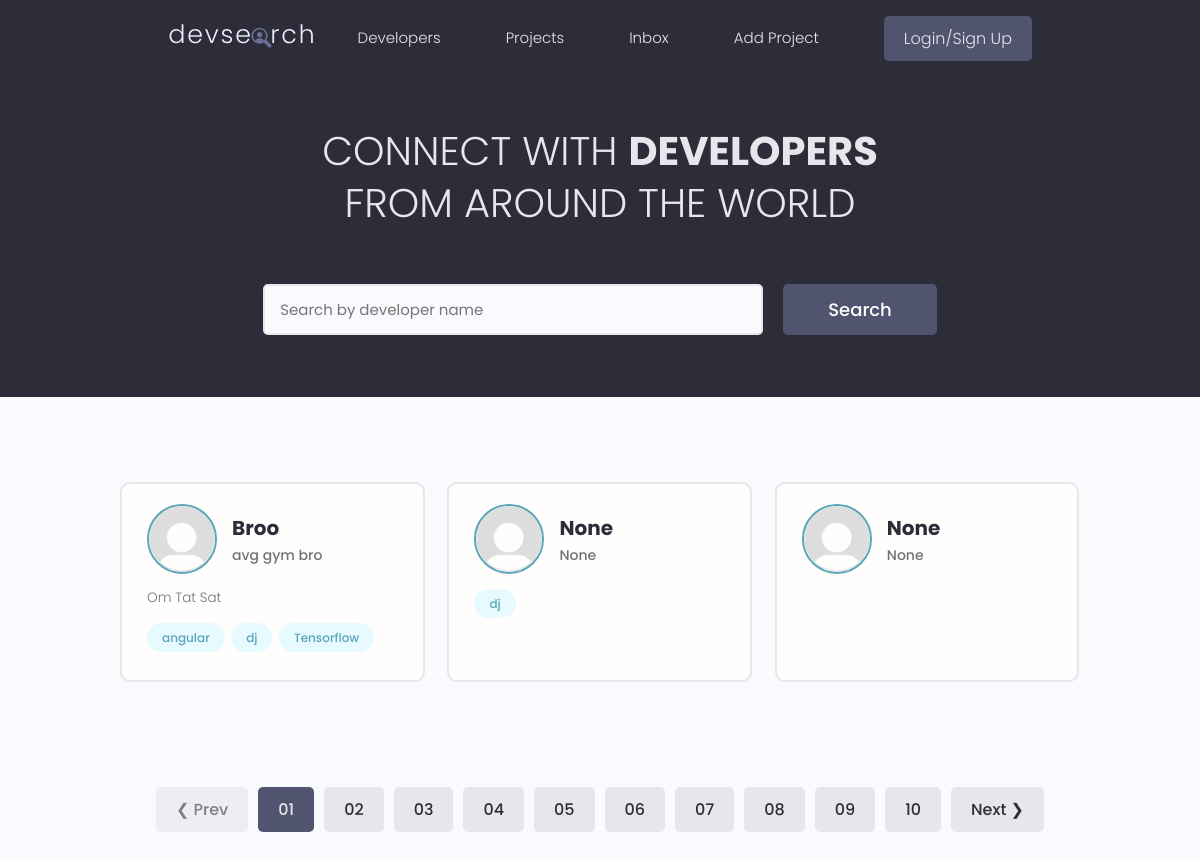
The app's page /, older data.
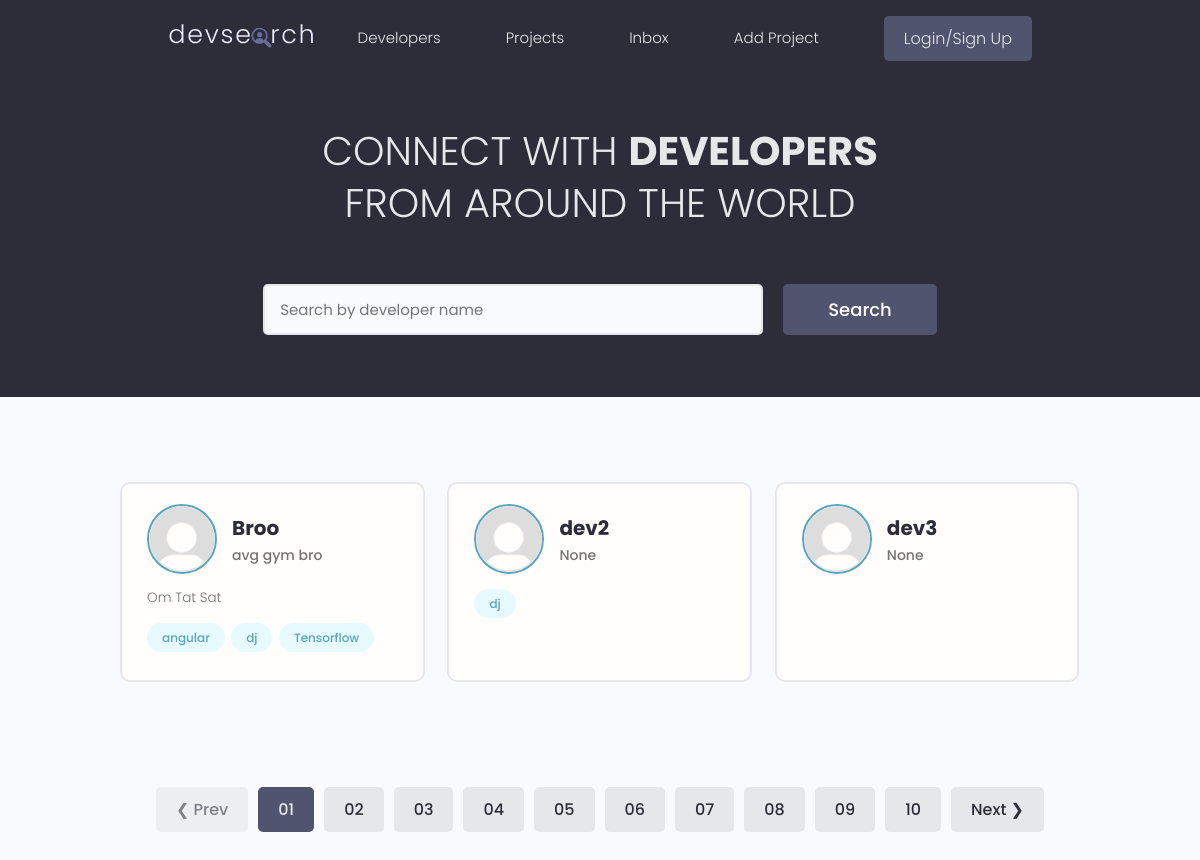
The same page, newer data.
### users/models.py (models this page shows, shortened)
class Profile(models.Model):
    user = models.OneToOneField(User, on_delete = models.CASCADE, null = True, blank = True)
    name = models.CharField(max_length = 200, blank = True, null = True)
    username = models.CharField(max_length=200, blank = True, null = True)
    location = models.CharField(max_length=200, blank = True, null = True)
    email = models.EmailField(max_length = 500, blank = True, null = True)
    short_intro = models.CharField(max_length = 200, blank = True, null = True)
    bio = models.TextField(blank = True, null = True)
    profile_image = models.ImageField(null = True, blank = True, upload_to = 'profiles/', default="profiles/default.png")
    social_github = models.CharField(max_length = 200, blank=True, null = True)
    social_twitter = models.CharField(max_length = 200, blank=True, null = True)
    social_linkedin = models.CharField(max_length = 200, blank=True, null = True)
    social_youtube = models.CharField(max_length = 200, blank=True, null = True)
    social_website = models.CharField(max_length = 200, blank=True, null = True)
    created = models.DateTimeField(auto_now_add=True)
    id = models.UUIDField(default = uuid.uuid4, primary_key=True, unique=True, editable=False)

### users/views.py (the view)
# urls.py: path('', views.profiles, name = 'profiles'),
def profiles(request):
    profiles = Profile.objects.all()
    return render(request, 'users/profiles.html', {'profiles':profiles})

### users/templates/users/profiles.html (shortened to what this page needs)
{% extends 'main.html' %}
{% block content %}
<main class="home">
    <section class="hero-section text-center">
      <div class="container container--narrow">
        <div class="hero-section__box">
          <h2>CONNECT WITH <span>DEVELOPERS</span></h2>
          <h2>FROM AROUND THE WORLD</h2>
        </div>
        <div class="hero-section__search">
          <form class="form" action="#" method="get">
            <div class="form__field">
              <input class="input input--text" id="formInput#search" type="text" name="text"
                placeholder="Search by developer name" />
            </div>
            <input class="btn btn--sub btn--lg" type="submit" value="Search" />
          </form>
        </div>
      </div>
    </section>
    <section class="devlist">
      <div class="container">
        <div class="grid grid--three">
            {% for profile in  profiles%}
          <div class="column card">
            <div class="dev">
              <a href="{% url 'profile' profile.id %}" class="card__body">
                <div class="dev__profile">
                  <img class="avatar avatar--md" src="{{profile.profile_image.url}}" alt="image" />
                  <div class="dev__meta">
                    <h3>{{profile.name}}</h3>
                    <h5>{{profile.short_intro|slice:"60"}}</h5>
                  </div>
                </div>
                <p class="dev__info">
                  {{profile.bio| slice:"150"}}
                </p>
                <div class="dev__skills">
                 {% for skill in  profile.skill_set.all|slice:"5"%}
                  <span class="tag tag--pill tag--main">
                    <small>{{skill.name}}</small>
                  </span>
                  {% endfor %}
                </div>
              </a>
            </div>
          </div>
          {% endfor %}
        </div>
      </div>
    </section>
    <div class="pagination">
      <ul class="container">
        <li><a href="#" class="btn btn--disabled">&#10094; Prev</a></li>
        <li><a href="#" class="btn btn--sub">01</a></li>
        <li><a href="#" class="btn">02</a></li>
        <li><a href="#" class="btn">03</a></li>
        <li><a href="#" class="btn">04</a></li>
        <li><a href="#" class="btn">05</a></li>
        <li><a href="#" class="btn">06</a></li>
        <li><a href="#" class="btn">07</a></li>
        <li><a href="#" class="btn">08</a></li>
        <li><a href="#" class="btn">09</a></li>
        <li><a href="#" class="btn">10</a></li>
        <li><a href="#" class="btn">Next &#10095;</a></li>
      </ul>
    </div>
  </main>
{% endblock content %}

Row changes from the older to the newer data that the page shows:
changed Profile: name "None" → "dev2"
changed Profile: name "None" → "dev3"
